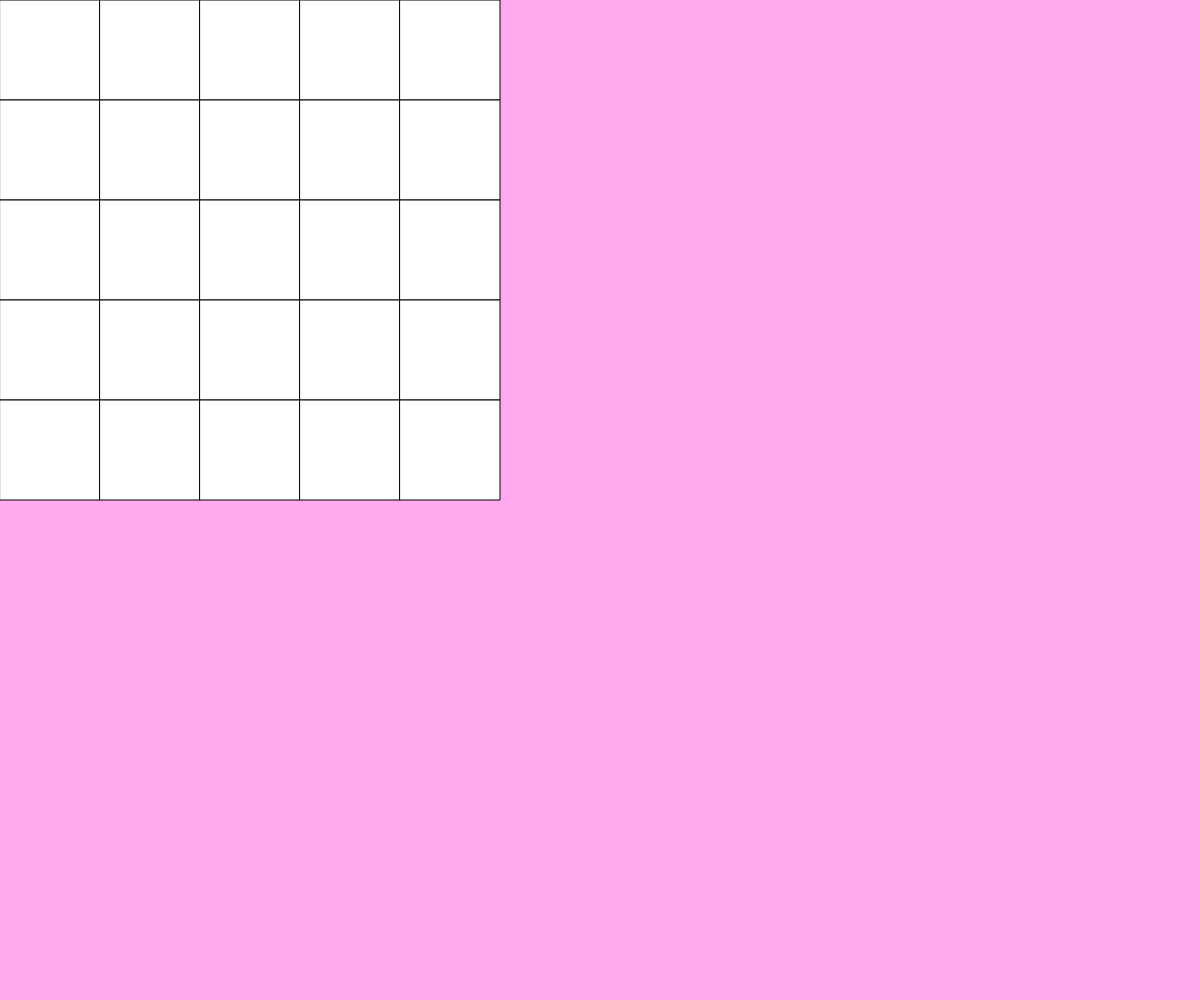
Frame 1 (no input)
Frame 60 (no input): identical to frame 1, image omitted
Frame 120 (the mouse pressed at the canvas centre since frame 60): identical to frame 1, image omitted

The p5.js sketch that drew this single still picture (run headless with seeded random() and noise() and a simulated clock; from frame 60 on, the mouse is pressed at the canvas centre):

// p5.js sketch
// ── sketch.js
//create a 5x5 grid with an image, then fill it with preset images (also include a random feature)
//they will have x amount of time (probably 5 seconds) to memorize it then the grid will go blank 
//you'll have x amount of time (probably 20ish seconds) to recreate it on the grid
//with the number keys (1-5) you'll pick the color then with the mouse you'll create the image 
//after the time limit is done you will get the percentage of how much you completed
//potentially create 3 modes (5x5, 7x7, 10x10) with 5 or so preset images in each but also a random feature
//timer will go up based off of the size of the grid
//make a creative name (100% necessary)
//

let grid;
let rows = 5;
let cols = 5;

function setup() {
  createCanvas(windowWidth, windowHeight);
  grid = createRandom2dArray(cols, rows);
}

function draw() {
  background('#fae');
  displayGrid(grid, rows, cols);

}

function displayGrid(grid, windowWidth, windowHeight) {
  let cellSize = 100;
  for (let y = 0; y < cols; y++) {
    for (let x = 0; x < rows; x++) {
      if (grid[y][x] === 0) {
        fill(255);
      }
      else {
        fill(255);
      }
      rect(x*cellSize, y*cellSize, cellSize, cellSize);
    }
  }
}

function createRandom2dArray(cols, rows) {
  let randomGrid = [];
  for (let x = 0; x < cols; x++) {
    randomGrid.push([]);
    for (let y = 0; y < rows; y++) {
      if (random(100) < 50) {
        randomGrid[x].push(1);
      }
      else {
        randomGrid[x].push(0);
      }
    }
  }
  return randomGrid;
}
